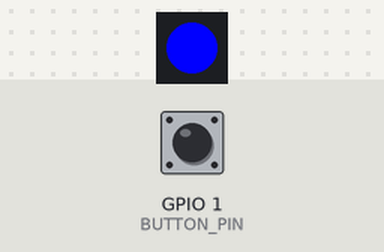
Recording of a sketch running on a simulated ESP32. Shown: 1 RGB LEDs in strip order, left to right. The test bench sets the inputs (shaded band); at power-on: GPIO 1 (BUTTON_PIN) LOW. USB keyboard and mouse output is not drawn.

Above: at 2.2 s.
2.3 s: GPIO 1 (BUTTON_PIN) pulled HIGH for 1 s
At 2.8 s:
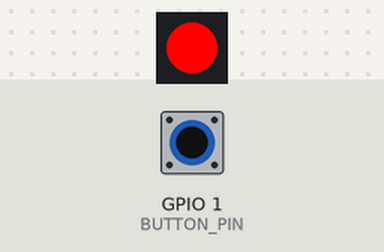
4.8 s: GPIO 1 (BUTTON_PIN) pulled HIGH for 3.2 s
At 5.9 s:
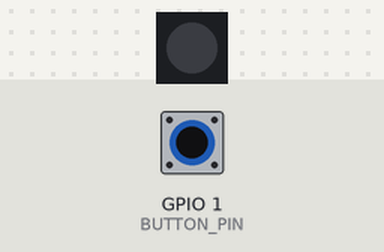
Timing chart, 0 to 9.5 s (numbered marks = the images above; inputs shaded):
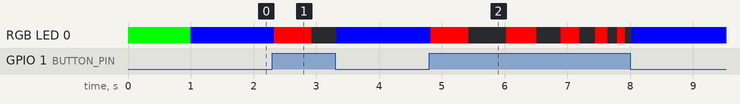

The sketch:

little_orange_box.ino
```cpp
#include <Arduino.h>
#include <Bounce2.h>    // https://github.com/thomasfredericks/Bounce2
#include <BleGamepad.h> // https://github.com/lemmingDev/ESP32-BLE-Gamepad
#include <Adafruit_NeoPixel.h>

#define PIXEL GPIO_NUM_3
#define PIXEL_POWER GPIO_NUM_2
#define BUTTON_PIN GPIO_NUM_1
#define MAX_IDLE_MS 1000*60*2
#define INITIAL_RED 600
#define MUL_RED 4
#define DIV_RED 5

Bounce b = Bounce();
BleGamepad bleGamepad("Little Orange Box", "flo");
BleGamepadConfiguration bleGamepadConfig;
Adafruit_NeoPixel pixels(1, PIXEL, NEO_GRB + NEO_KHZ800);

uint8_t curr_val = 0;

unsigned long nextSwitch = INITIAL_RED;
unsigned long currentInterval = INITIAL_RED;
bool currentlyOn = false;
bool currentTarget = false;

void setup() {
  pinMode(PIXEL_POWER, OUTPUT);
  digitalWrite(PIXEL_POWER, HIGH);
  pinMode(BUTTON_PIN, INPUT); // Setup the button with an internal pull-up

  pixels.begin();

  pixels.setPixelColor(0, pixels.Color(0,255,0));
  pixels.show();
  delay(1000);

  bleGamepad.begin(); // Begin the gamepad

  b.attach(BUTTON_PIN, INPUT);
  b.interval(25);

  pixels.clear();
}

bool initialConnection = false;
bool launched = false;

void loop() {
  if (bleGamepad.isConnected())
  {
    if (!initialConnection) {
      pixels.setPixelColor(0, pixels.Color(0,0,255));
      pixels.show();
      initialConnection = true;
    }


      b.update();

      if (b.rose()){
        nextSwitch = INITIAL_RED;
        currentInterval = INITIAL_RED;
        currentTarget = true;
        currentlyOn = false;

        bleGamepad.press(BUTTON_1);
        bleGamepad.release(BUTTON_2);
        launched = false;
      }

      if (b.fell()) {
          bleGamepad.release(BUTTON_1);
          if (!launched) {
            bleGamepad.release(BUTTON_2);
            pixels.setPixelColor(0, pixels.Color(0,0,255));
            pixels.show();
          }
      }

      if (b.read() == HIGH) {
        if (!launched) {
          if (b.currentDuration()>nextSwitch) {
            nextSwitch += currentInterval;
            currentTarget = !currentTarget;
            currentInterval = (MUL_RED*currentInterval)/DIV_RED;

            if (currentInterval<20) {
              bleGamepad.press(BUTTON_2);
              launched = true;
              currentTarget = true;
            }
          }
          if (currentTarget != currentlyOn) {
            if (currentTarget) {
                pixels.setPixelColor(0, pixels.Color(255,0,0));
            } else {
                pixels.setPixelColor(0, pixels.Color(0,0,0));
            }
            pixels.show();
            currentlyOn = currentTarget;
          }
        }
      }
  } else {
    initialConnection = false;
    for(long pixelHue = 0; pixelHue < 65536; pixelHue += 256) {
      pixels.setPixelColor(0, pixels.gamma32(pixels.ColorHSV(pixelHue)));
      pixels.show();
      delay(20);
      if (bleGamepad.isConnected()) {
        return;
      }
    }

    if (millis() > MAX_IDLE_MS) {
       digitalWrite(PIXEL_POWER, LOW);
       esp_sleep_enable_ext0_wakeup(BUTTON_PIN, 1);
       esp_deep_sleep_start();
    }
  }
}
```

Measured:
- after the input at 2.3 s, RGB LED 0: RGB(0, 0, 255) → RGB(255, 0, 0) at once, → off 0.60 s later, → RGB(0, 0, 255) 0.40 s later
- after the input at 4.8 s, RGB LED 0: RGB(0, 0, 255) → RGB(255, 0, 0) at once, → off 0.60 s later, → RGB(255, 0, 0) 0.60 s later, → off 0.48 s later, … (11 changes in this stretch)
